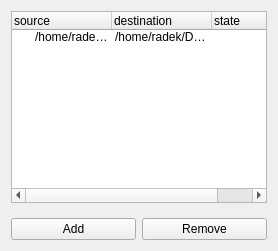
           <widget class="QWidget" name="right_widget_1" native="true">
            <property name="sizePolicy">
             <sizepolicy hsizetype="Preferred" vsizetype="Preferred">
              <horstretch>2</horstretch>
              <verstretch>0</verstretch>
             </sizepolicy>
            </property>
            <layout class="QVBoxLayout" name="verticalLayout_18">
             <item>
              <layout class="QVBoxLayout" name="verticalLayout_17">
               <item>
                <widget class="QTreeWidget" name="prepare_treeWidget">
                 <property name="selectionMode">
                  <enum>QAbstractItemView::ExtendedSelection</enum>
                 </property>
                 <column>
                  <property name="text">
                   <string>source</string>
                  </property>
                 </column>
                 <column>
                  <property name="text">
                   <string>destination</string>
                  </property>
                 </column>
                 <column>
                  <property name="text">
                   <string>state</string>
                  </property>
                 </column>
                 <item>
                  <property name="text">
                   <string>/home/radek/DeepLearning/datasets_3D/shapenet/car/val/PCD</string>
                  </property>
                  <property name="text">
                   <string>/home/radek/Documents/Qt5/data/prepare/car</string>
                  </property>
                  <property name="text">
                   <string/>
                  </property>
                  <property name="flags">
                   <set>ItemIsSelectable|ItemIsEditable|ItemIsDragEnabled|ItemIsDropEnabled|ItemIsUserCheckable|ItemIsEnabled</set>
                  </property>
                 </item>
                </widget>
               </item>
               <item>
                <layout class="QHBoxLayout" name="horizontalLayout_5">
                 <property name="topMargin">
                  <number>9</number>
                 </property>
                 <item>
                  <widget class="QPushButton" name="addPrepareTreeItem_pushButton">
                   <property name="text">
                    <string>Add</string>
                   </property>
                  </widget>
                 </item>
                 <item>
                  <widget class="QPushButton" name="removePrepareTreeItem_pushButton">
                   <property name="text">
                    <string>Remove</string>
                   </property>
                  </widget>
                 </item>
                </layout>
               </item>
              </layout>
             </item>
            </layout>
           </widget>
